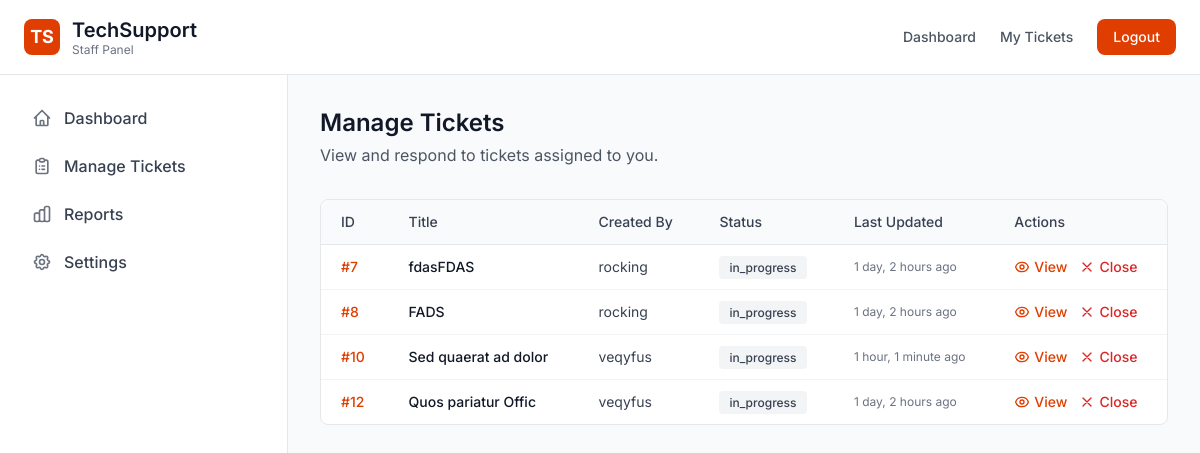
Page /staff/manage_tickets/ (signed in) on the committed database.
### tsm/models.py (models this page shows)
class SupportTicket(models.Model):
    title = models.CharField(max_length=200)
    description = models.TextField()
    created_at = models.DateTimeField(auto_now_add=True)
    updated_at = models.DateTimeField(auto_now=True)
    status = models.CharField(max_length=50, choices=(("open","open"),("in_progress","in_progress"),("closed","closed")))
    created_by = models.ForeignKey(User, on_delete=models.CASCADE, related_name='created_tickets')
    assigned_to = models.ForeignKey(User, on_delete=models.CASCADE, related_name='assigned_tickets', null=True, blank=True)

### tsm/decorators.py (the view)
        def _wrapped_view(request, *args, **kwargs):
            user_roles = user_roles = set(request.user.userrole_set.values_list('role', flat=True))
            if user_roles.intersection(allowed_roles):
                return view_func(request, *args, **kwargs)
            from django.http import HttpResponseForbidden
            return HttpResponseForbidden("You do not have permission to access this resource.")

### tsm/staffView.py (called while the page is built)
@login_required()
@role_required(allowed_roles={"staff"})
def staffmanageTicket(request):
    orQ = Q(assigned_to=request.user) | Q(status='open')
    tickets = SupportTicket.objects.filter(orQ).order_by("-status")
    return render(request, 'staff/staffmanageTicket.html', {'tickets': tickets})

### tsm/templates/staff/staffmanageTicket.html (shortened to what this page needs)
{% extends "staff/staffbase.html" %}
{% load static %}
{% block content %}
<div class="flex min-h-screen bg-gray-50">
    <div class="w-72 fixed inset-y-0 left-0 z-40">
        {% include "staff/staffpanelsidebar.html" %}
    </div>
    <div class="ml-72 w-full p-6 lg:p-8">
        <div class="mb-8">
            <h1 class="text-2xl font-semibold text-gray-900">Manage Tickets</h1>
            <p class="text-gray-600 mt-1">View and respond to tickets assigned to you.</p>
        </div>
        <div class="bg-white border border-gray-200 rounded-lg overflow-hidden">
            <div class="overflow-x-auto">
                <table class="w-full text-sm">
                    <thead class="bg-gray-50 border-b border-gray-200">
                        <tr>
                            <th class="text-left py-3 px-5 font-medium text-gray-700">ID</th>
                            <th class="text-left py-3 px-5 font-medium text-gray-700">Title</th>
                            <th class="text-left py-3 px-5 font-medium text-gray-700">Created By</th>
                            <th class="text-left py-3 px-5 font-medium text-gray-700">Status</th>
                            <th class="text-left py-3 px-5 font-medium text-gray-700">Last Updated</th>
                            <th class="text-left py-3 px-5 font-medium text-gray-700">Actions</th>
                        </tr>
                    </thead>
                    <tbody class="divide-y divide-gray-100">
                        {% for ticket in tickets %}
                        <tr class="hover:bg-gray-50 transition">
                            <td class="py-3 px-5 text-primary-600 font-medium">#{{ ticket.id }}</td>
                            <td class="py-3 px-5 font-medium text-gray-900 max-w-md truncate">
                                {{ ticket.title }}
                            </td>
                            <td class="py-3 px-5 text-gray-700">
                                {{ ticket.created_by.get_full_name|default:ticket.created_by.username }}
                            </td>
                            <td class="py-3 px-5">
                                {% if ticket.status == 'Open' %}
                                    <span class="px-2.5 py-1 bg-yellow-100 text-yellow-700 rounded text-xs font-medium">Open</span>
                                {% elif ticket.status == 'In Progress' %}
                                    <span class="px-2.5 py-1 bg-blue-100 text-blue-700 rounded text-xs font-medium">In Progress</span>
                                {% elif ticket.status == 'Closed' %}
                                    <span class="px-2.5 py-1 bg-green-100 text-green-700 rounded text-xs font-medium">Closed</span>
                                {% else %}
                                    <span class="px-2.5 py-1 bg-gray-100 text-gray-700 rounded text-xs font-medium">{{ ticket.status }}</span>
                                {% endif %}
                            </td>
                            <td class="py-3 px-5 text-gray-500 text-xs">
                                {{ ticket.updated_at|timesince }} ago
                            </td>
                            <td class="py-3 px-5">
                                <div class="flex items-center gap-3">
                                    <a href="{% url 'staffViewTicket' ticket.id %}"
                                       class="text-primary-600 hover:text-primary-700 font-medium text-sm flex items-center gap-1">
                                        <svg class="w-4 h-4" fill="none" stroke="currentColor" viewBox="0 0 24 24">
                                            <path stroke-linecap="round" stroke-linejoin="round" stroke-width="2" d="M15 12a3 3 0 11-6 0 3 3 0 016 0z M2.458 12C3.732 7.943 7.523 5 12 5c4.478 0 8.268 2.943 9.542 7-1.274 4.057-5.064 7-9.542 7-4.477 0-8.268-2.943-9.542-7z"/>
                                        </svg>
                                        View
                                    </a>
                                    {% if ticket.status != 'Closed' %}
                                    <a href="{% url 'close_ticket' ticket.id %}"
                                       class="text-red-600 hover:text-red-700 font-medium text-sm flex items-center gap-1"
                                       onclick="return confirm('Close this ticket?')">
                                        <svg class="w-4 h-4" fill="none" stroke="currentColor" viewBox="0 0 24 24">
                                            <path stroke-linecap="round" stroke-linejoin="round" stroke-width="2" d="M6 18L18 6M6 6l12 12"/>
                                        </svg>
                                        Close
                                    </a>
                                    {% endif %}
                                </div>
                            </td>
                        </tr>
                        {% endfor %}
                    </tbody>
                </table>
            </div>
        </div>
    </div>
</div>
{% endblock content %}

### tsm/templates/staff/staffbase.html (style rules this page uses)
body { font-family: 'Inter', sans-serif; }

### rows in the picture
SupportTicket: id "7", title "fdasFDAS", created_by.get_full_name "rocking", status "in_progress", updated_at "1 day, 2 hours", shows "Close"
SupportTicket: id "8", title "FADS", created_by.get_full_name "rocking", status "in_progress", updated_at "1 day, 2 hours", shows "Close"
SupportTicket: id "10", title "Sed quaerat ad dolor", created_by.get_full_name "veqyfus", status "in_progress", updated_at "1 hour, 1 minute", shows "Close"
SupportTicket: id "12", title "Quos pariatur Offic", created_by.get_full_name "veqyfus", status "in_progress", updated_at "1 day, 2 hours", shows "Close"
